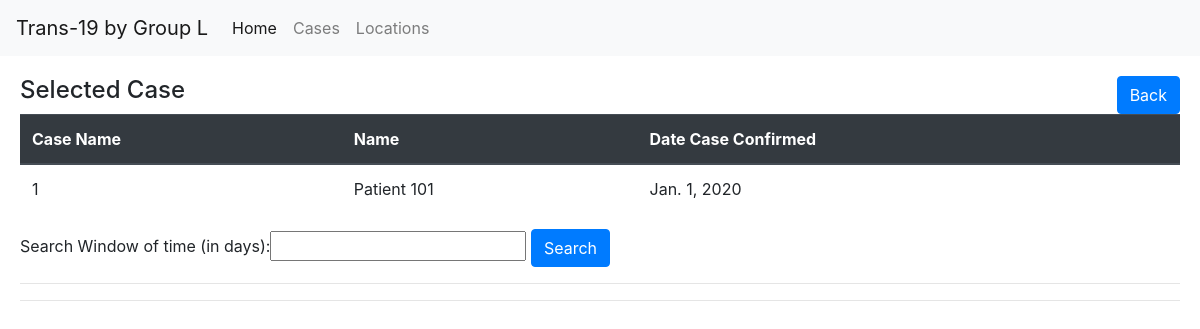
The page /case/1/trace (signed in) on the database its author committed.
### record/models.py (models this page shows, shortened)
class CaseRecord(models.Model):
	name				= models.CharField(max_length=255)
	id_number 			= models.CharField(max_length=20,unique=True)
	date_of_birth 		= models.DateField()
	date_of_comfirmed	= models.DateField()
	case_number			= models.PositiveIntegerField(unique=True)

### record/case_views.py (the view, shortened to what this page needs)
# urls.py: path('<int:pkey>/trace',case_search_connections),
@login_required
def case_search_connections(request, pkey):
	obj_case = get_object_or_404(CaseRecord, pk=pkey)
	form = SearchForm(request.POST or None)
	connections = []
	template_name = "case/connections.html"
	context = {'selected_case':obj_case,'form':form}
	return render(request, template_name, context)

### record/form.py
class SearchForm(forms.Form):
	window = forms.IntegerField(label='Search Window of time (in days)')

### record/templates/case/connections.html (shortened to what this page needs)
{% extends "base.html" %}
{% block content %}
<div class="row">
	<div class="col-6">
		<h4>Selected Case</h4>
	</div>
	<div class="col-6">
		<div class="text-right">
			<a class="btn btn-primary" href=".."> Back </a>
		</div>
	</div>
</div>
<div class='row'>
	<div class='col-12'>
		<table class="table">
			<thead class="thead-dark">
				<tr>
					<th>Case Name</th>
					<th>Name</th>
					<th>Date Case Confirmed</th>
				</tr>
			</thead>
			<tbody>
				<tr>
					<td>{{ selected_case.case_number }}</td>
					<td>{{ selected_case.name }}</td>
					<td>{{ selected_case.date_of_comfirmed }}</td>
				</tr>
			</tbody>
		</table>
	</div>
</div>
<div class='row'>
	<div class="col-auto">
		<form method='POST' action='trace'> {% csrf_token %}
			{{ form }}
			<button type="submit" class="btn btn-primary"> Search </button>
		</form>
	</div>
</div>
<hr>
<hr>
{% endblock %}

### rows shown on the page
CaseRecord: case_number "1", name "Patient 101", date_of_comfirmed "Jan. 1, 2020"
